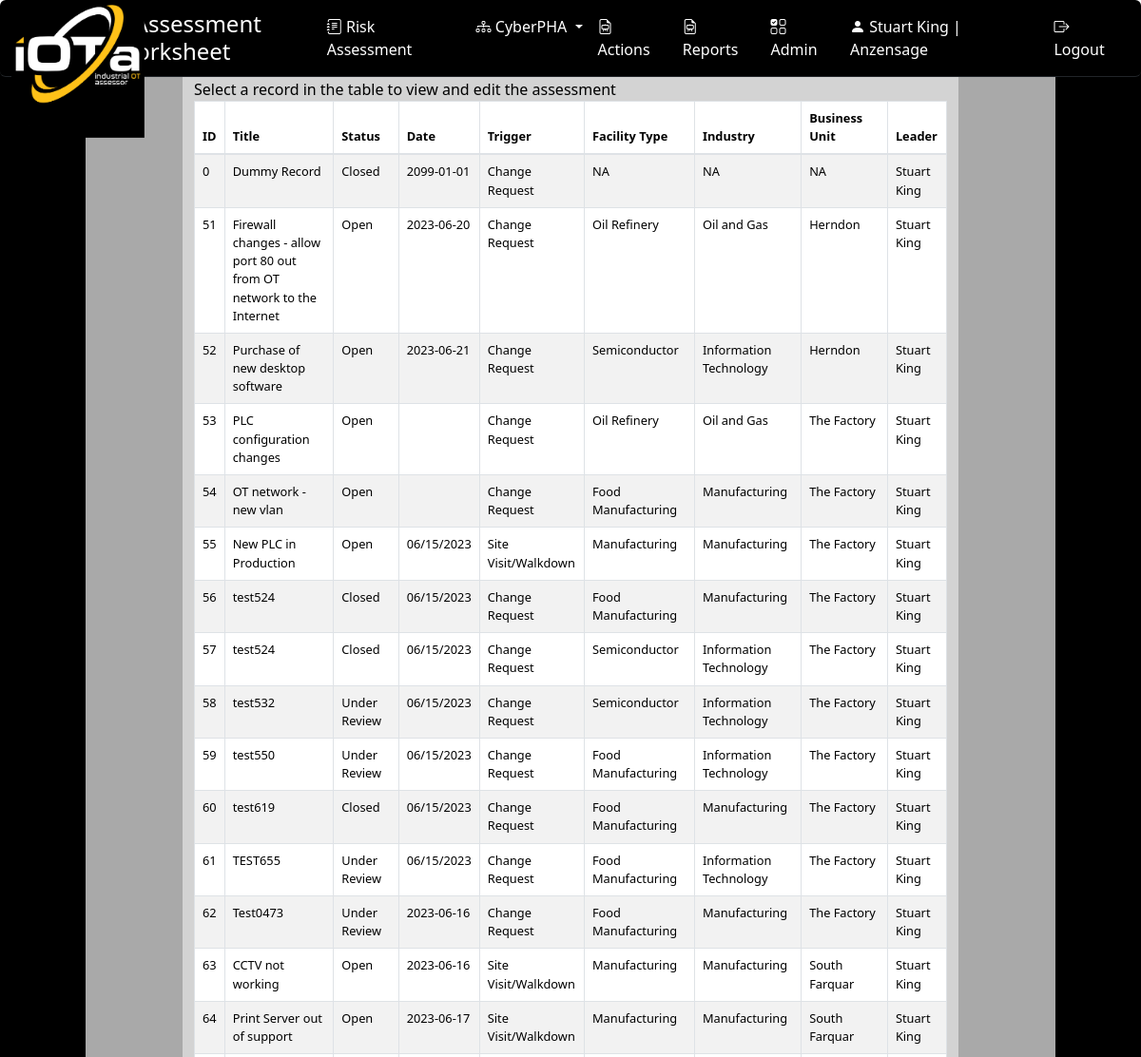
Page /OTRisk/qraw (signed in, upper part) on the earlier database version.
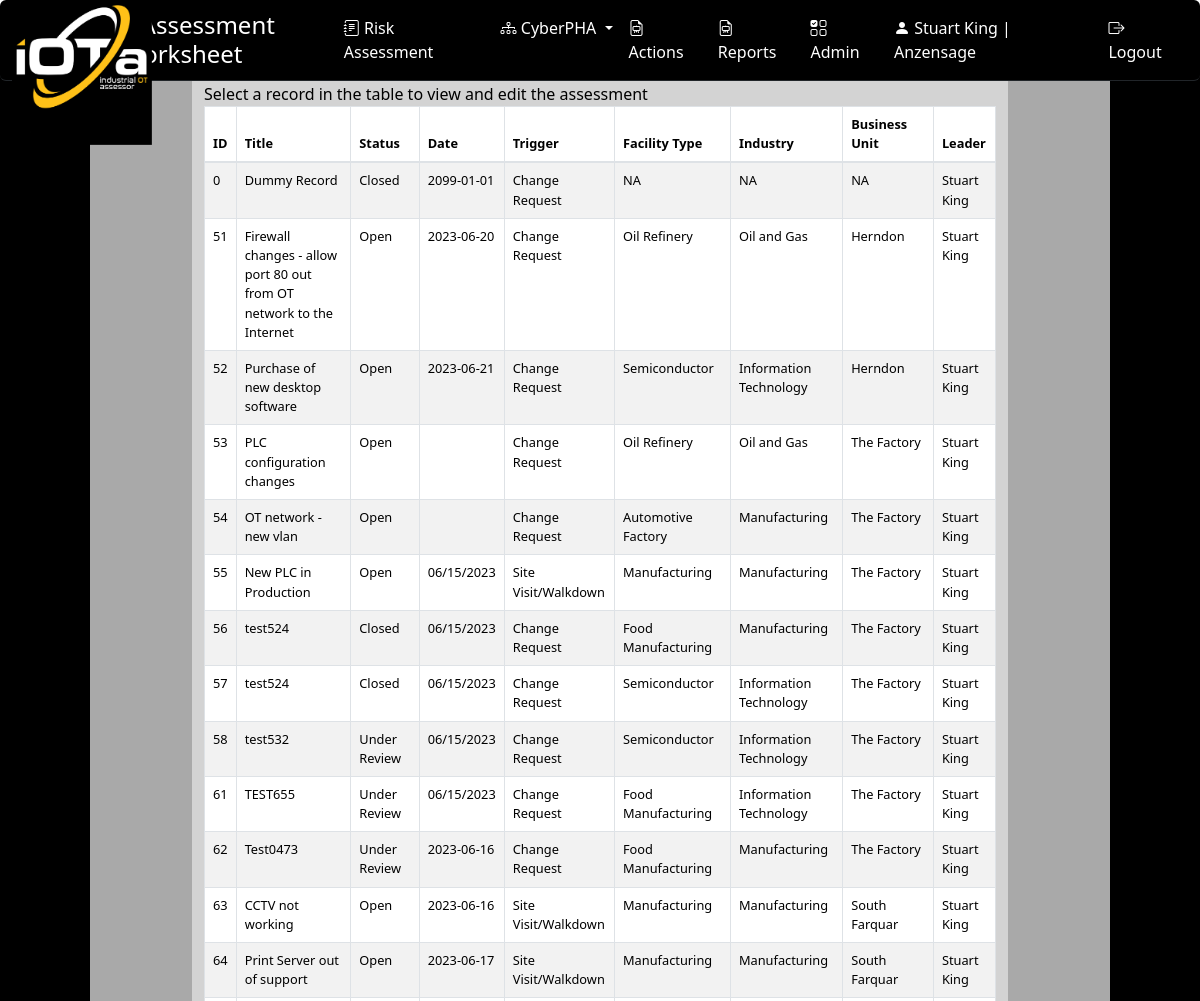
Same page on the later database version.
### OTRisk/models/raw.py (models this page shows)
class RAWorksheet(models.Model):
    ID = models.AutoField(primary_key=True)
    RATitle = models.CharField(max_length=255)
    RADescription = models.CharField(max_length=255)
    RADate = models.CharField(max_length=255)
    RASynopsis = models.CharField(max_length=255)
    UserID = models.IntegerField()
    StatusFlag = models.CharField(max_length=25)
    RATrigger = models.CharField(max_length=25)
    AssessorName = models.CharField(max_length=50)
    BusinessUnit = models.CharField(max_length=50)
    BusinessUnitType = models.CharField(max_length=50)
    EmployeeCount = models.IntegerField()
    RegulatoryOversight = models.CharField(max_length=5)
    WalkdownID = models.IntegerField()
    industry = models.CharField(max_length=30)
    cyberPHAID = models.IntegerField()
    organization = models.ForeignKey(Organization, on_delete=models.CASCADE)
    class Meta:
        db_table = 'tblRAWorksheet'

### OTRisk/raw_views.py (the view, shortened to what this page needs)
# urls.py: path('qraw', views.qraw, name='qraw'),
@login_required()
def qraw(request):
    org_id = get_user_organization_id(request)
    raws = RAWorksheet.objects.filter(organization_id=org_id)
    facilities = FacilityType.objects.all().order_by('FacilityType')
    industries = tblIndustry.objects.all().order_by('Industry')
    threatsources = tblThreatSources.objects.all().order_by('ThreatSource')
    mitreTactics = MitreICSTactics.objects.all().order_by('tactic')
    mitreMitigations = MitreICSMitigations.objects.all().order_by('id')
    scenarios = tblScenarios.objects.all().order_by('Scenario')
    user_ip = request.META.get('REMOTE_ADDR', '')
    user_action = "qraw"
    write_to_audit(request.user.id, user_action, user_ip)
    return render(request, 'qraw.html',
                  {'raws': raws,
                   'facilities': facilities,
                   'industries': industries,
                   'threatsources': threatsources,
                   'mitreTactics': mitreTactics,
                   'mitreMitigations': mitreMitigations,
                   'scenarios': scenarios})

### OTRisk/dashboard_views.py (called while the page is built)
def get_user_organization_id(request):
    user_profile = UserProfile.objects.get(user=request.user)
    request.session['user_organization'] = user_profile.organization.id
    return user_profile.organization.id

### OTRisk/raw_views.py (called while the page is built)
def write_to_audit(user_id, user_action, user_ip):
    auditlog_entry = auditlog(userID=user_id, timestamp=timezone.now(), user_action=user_action, user_ipaddress=user_ip)
    auditlog_entry.save()

### OTRisk/templates/OTRisk/qraw.html (shortened to what the changed rows need)
{% load static %}
<!DOCTYPE html>
<html lang="">
<head>
<link rel="stylesheet" href="https://stackpath.bootstrapcdn.com/bootstrap/4.1.1/css/bootstrap.min.css">
<link rel="stylesheet" href="https://cdnjs.cloudflare.com/ajax/libs/bootstrap-select/1.13.1/css/bootstrap-select.min.css">
<link href="https://cdn.jsdelivr.net/npm/bootstrap-icons@1.7.1/font/bootstrap-icons.css" rel="stylesheet">
    <link rel="stylesheet" href="http://cdn.datatables.net/1.10.2/css/jquery.dataTables.min.css">
    <link href="https://cdn.jsdelivr.net/npm/select2@4.1.0-beta.1/dist/css/select2.min.css" rel="stylesheet" />
{% load django_bootstrap5 %}
 {% bootstrap_css %}
</head>
<body>
<form name="frmRAW" id="frmRAW" method="POST" action="{% url 'OTRisk:qraw' %}">
<div class="row">
    <div class="col-md-8 custom-bg">
        <br><br><br>
        <table id="rawtable" class="table table-striped table-bordered small-font">
        <thead>
            <tr>
                <th>ID</th>
                <th>Title</th>
                <th>Status</th>
                <th>Date</th>
                <th>Trigger</th>
                <th>Facility Type</th>
                <th>Industry</th>
                <th>Business Unit</th>
                <th>Leader</th>
            </tr>
        </thead>
        <tbody>
            {% for raws in raws %}
                <tr data-description="{{ raws.RADescription }}">
                    <td>{{ raws.ID }}</td>
                    <td>{{ raws.RATitle }}</td>
                    <td>{{ raws.StatusFlag }}</td>
                    <td>{{ raws.RADate }}</td>
                    <td>{{ raws.RATrigger }}</td>
                    <td>{{ raws.BusinessUnitType }}</td>
                    <td>{{ raws.industry }}</td>
                    <td>{{ raws.BusinessUnit }}</td>
                    <td>{{ raws.AssessorName }}</td>
                </tr>
            {% endfor %}
        </tbody>
        </table>
    </div>
</div>
</form>
</body>
</html>

Differences in the rows shown:
no longer on this page (row edited): RAWorksheet: ID "59", RATitle "test550", StatusFlag "Under Review", RADate "06/15/2023", RATrigger "Change Request", BusinessUnitType "Food Manufacturing", industry "Information Technology", BusinessUnit "The Factory", AssessorName "Stuart King"
no longer on this page (row edited): RAWorksheet: ID "60", RATitle "test619", StatusFlag "Closed", RADate "06/15/2023", RATrigger "Change Request", BusinessUnitType "Food Manufacturing", industry "Manufacturing", BusinessUnit "The Factory", AssessorName "Stuart King"
changed RAWorksheet "OT network - new vlan": BusinessUnitType "Food Manufacturing" → "Automotive Factory"
